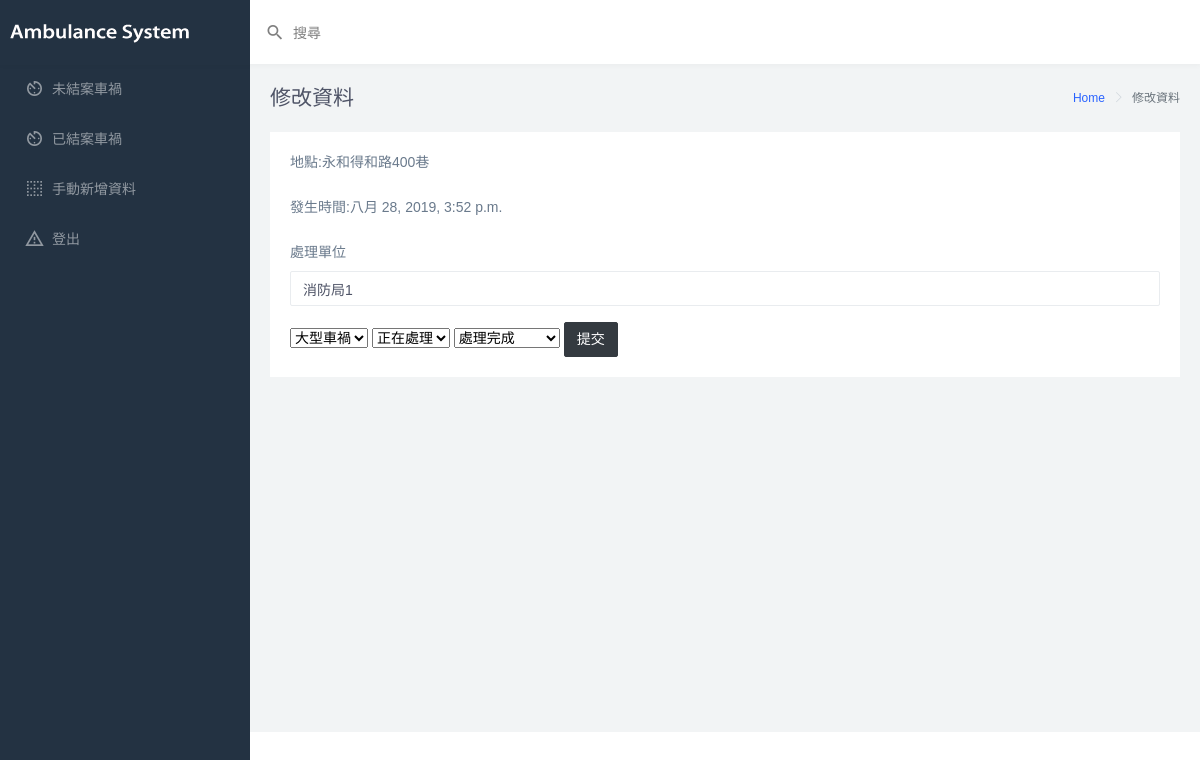
Page /editdata/8 on the earlier database version.
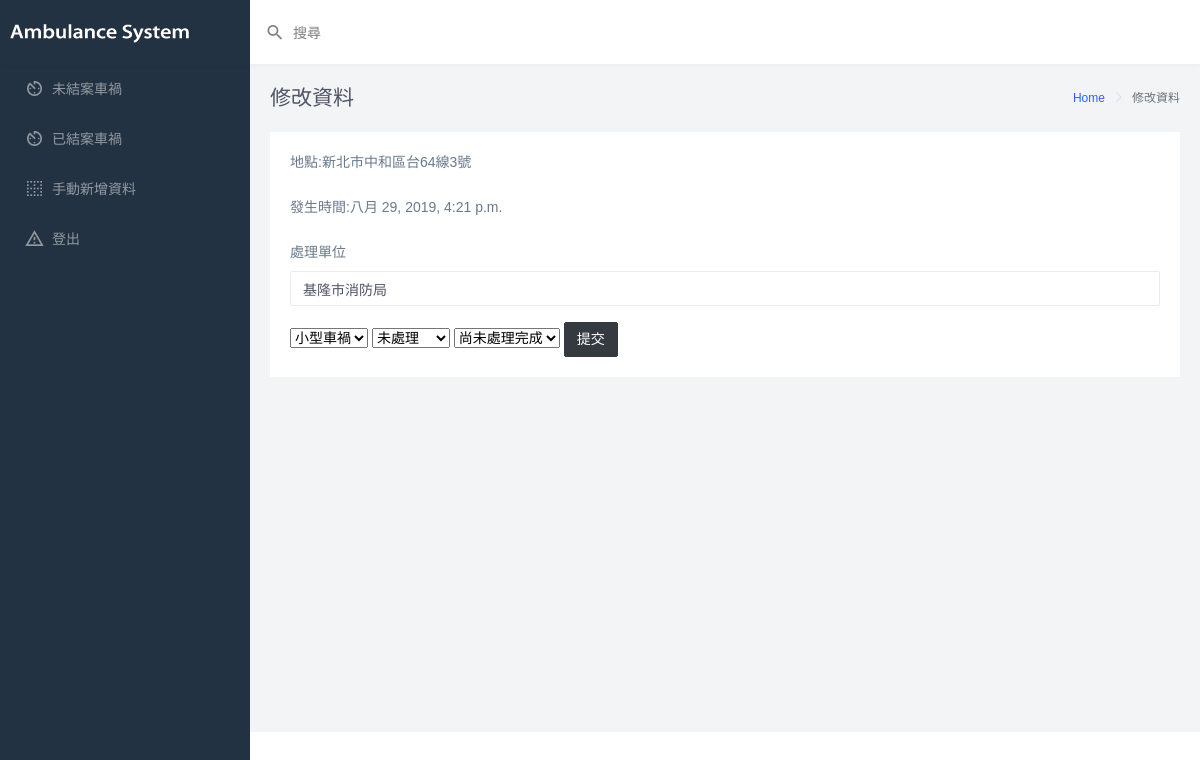
Same page on the later database version.
### ambulance_system/models.py (models this page shows, shortened)
class TrafficConditionLog(models.Model):
	Monitor = models.ForeignKey(Monitor,on_delete=models.CASCADE)
	TrafficCondition = models.ForeignKey(TrafficCondition,on_delete=models.CASCADE)
	Datetime = models.DateTimeField(auto_now=True)
	ResponsibleUnit = models.ForeignKey(ResponsibleUnit,on_delete=models.CASCADE)
	Solved = models.BooleanField(default=False)
	Processed = models.BooleanField(default=False)

class Monitor(models.Model):
	Location = models.ForeignKey(Location,on_delete=models.CASCADE)
	Description = models.TextField(default=False)

class Location(models.Model):
	Name = models.CharField(max_length=255,null=False)
	Latitude = models.FloatField(null=True,blank=True)#緯度
	Longitude = models.FloatField(null=True,blank=True)#精度
	CountryName =models.CharField(max_length=255,null=False)

class ResponsibleUnit(models.Model):
	Name = models.CharField(max_length=255,null=False)
	Location = models.ForeignKey(Location,on_delete=models.CASCADE)
	Phone = models.CharField(max_length=15,null=False)

class TrafficCondition(models.Model):
	Name = models.CharField(max_length=255,null=False)
	DefaultAmbulanceCount = models.IntegerField(default=-1)
	Description = models.TextField(default=False)

### ambulance_system/views.py (the view, shortened to what this page needs)
# urls.py: path('editdata/<int:id>',editdata),
def editdata(request,id):
	car_accident=TrafficConditionLog.objects.get(id=id)
	return render(request, "editdata.html", locals())

### templates/editdata.html (shortened to what the changed rows need)
<!DOCTYPE html>
<html lang="en">
<head>
    <link rel="stylesheet" href="https://maxcdn.bootstrapcdn.com/bootstrap/4.3.1/css/bootstrap.min.css">
    {% load static %}
    <link media="all" type="text/css" href="{% static 'webpage/css/chartist.min.css' %}" rel="stylesheet">
    <link media="all" type="text/css" href="{% static 'webpage/css/style.min.css' %}" rel="stylesheet">
    <link rel="stylesheet" href="//maxcdn.bootstrapcdn.com/font-awesome/4.7.0/css/font-awesome.css">
</head>
<body>
    <div id="main-wrapper" data-navbarbg="skin6" data-theme="light" data-layout="vertical" data-sidebartype="full" data-boxed-layout="full">
        <div class="page-wrapper">
            <div class="container-fluid">
                <div class="row">
                    <div class="col-12">
                        <div class="card card-body">
                            <form class="form-horizontal m-t-30"method="POST" action='/editdata/{{car_accident.id}}'>
                                <div class="form-group">
                                    <label for="location">地點:{{car_accident.Monitor.Location.CountryName}}{{car_accident.Monitor.Location.Name}}</label>
                                </div>
                                <div class="form-group">
                                    <label for="time">發生時間:{{car_accident.Datetime}}</label>
                                </div>
                                <div class="form-group">
                                    <label for="unit">處理單位</label>
                                    <input type="" id="unit" name="unit_name" class="form-control" value="{{car_accident.ResponsibleUnit.Name}}" placeholder="">
                                </div>
                                <select  type="text" id="size" name="size">
                                     <option selected="true" id="size" value="{{car_accident.TrafficCondition.Name}}">{{car_accident.TrafficCondition.Name}}</option>
                                </select>
                                <select  type="checkbox" id="process" name="process">
                                    {% if car_accident.Processed %}
                                      <option selected="true" id="process" value="{{car_accident.Processed}}">正在處理</option>
                                    {% else %}
                                        <option selected="true" id="process" value="{{car_accident.Processed}}">未處理</option>
                                    {% endif %}
                                </select>
                                <select  type="checkbox" id="solved" name="solved">
                                    {% if car_accident.Solved %}
                                      <option selected="true" id="process" value="{{car_accident.Solved}}">處理完成</option>
                                    {% else %}
                                        <option selected="true" id="process" value="{{car_accident.Solved}}">尚未處理完成</option>
                                    {% endif %}
                                </select>
                                <button type="submit" class="btn btn-dark">提交</button>
                            </form>
                        </div>
                    </div>
                </div>
            </div>
        </div>
    </div>
</body>
</html>

Differences in the rows shown:
changed TrafficConditionLog: Monitor.Location.CountryName "永和" → "新北市中和區"; Monitor.Location.Name "得和路400巷" → "台64線3號"; Datetime "八月 28, 2019, 3:52 p.m." → "八月 29, 2019, 4:21 p.m."; unit_name "消防局1" → "基隆市消防局"; size "大型車禍" → "小型車禍"; process "正在處理" → "未處理"; solved "處理完成" → "尚未處理完成"
